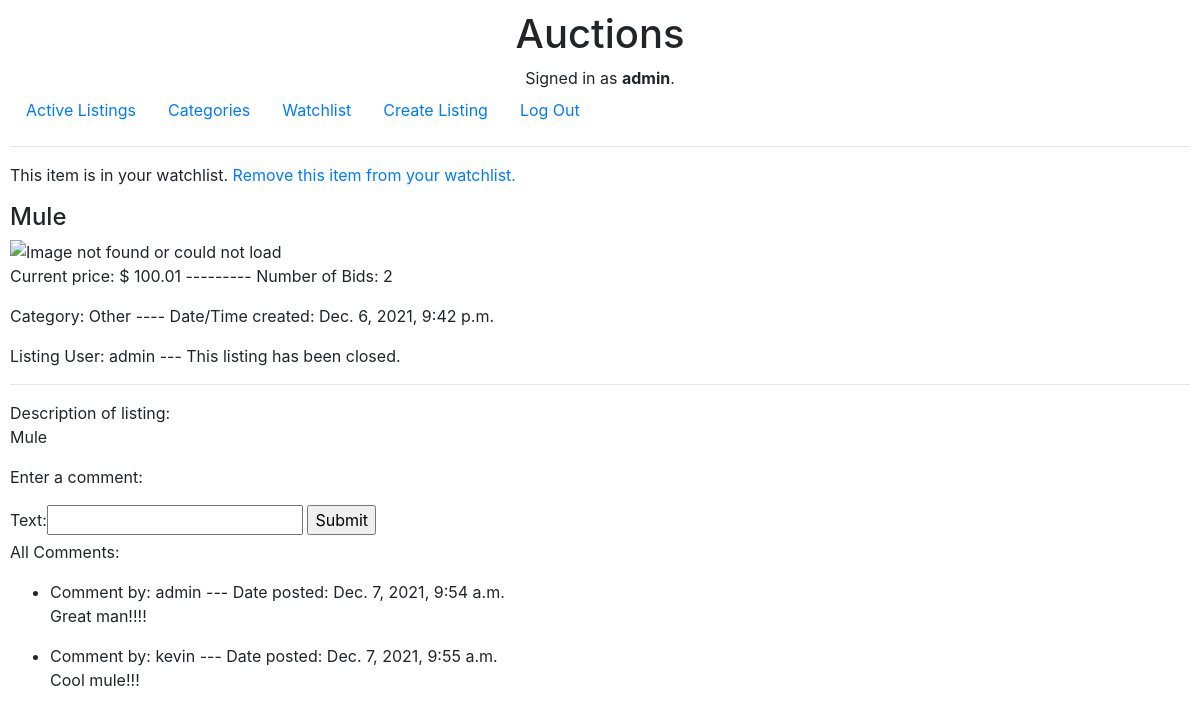
Page /listing/12 (signed in) on the committed database.
### auctions/models.py (models this page shows)
class User(AbstractUser):
    pass

class Listing(models.Model):
    title = models.CharField(max_length=MAX_LENGTH_CHAR_FIELD)
    description = models.TextField()
    image_url = models.TextField(blank = True)
    starting_price = models.DecimalField(decimal_places=2, max_digits = 25)
    created_datetime = models.DateTimeField( auto_now_add = True )
    closed_datetime = models.DateTimeField( null = True, blank = True )
    number_bids = models.PositiveIntegerField(default = 0 )
    CATEGORIES = {'fashion': 'Fashion'  ,
        'electronics': 'Electronics',
        'art': 'Art and Collectibles',
        'home': 'Home and Garden',
        'toys': 'Toys',
        'other':'Other' }
    CATEGORY_CHOICES = [
        ('fashion', 'Fashion'   ),
        ('electronics', 'Electronics'),
        ('art', 'Art and Collectibles'),
        ('home', 'Home and Garden'),
        ('toys','Toys'),
        ('other', 'Other'),
    ]
    category = models.CharField(max_length = 15, choices = CATEGORY_CHOICES, default = 'other')
    active = models.BooleanField(default = True)
    listing_user = models.ForeignKey(User, on_delete = models.CASCADE, related_name = 'listings')
    watching = models.ManyToManyField(User, blank = True, related_name = "watchlist")

class Bid(models.Model):
    amount = models.DecimalField(decimal_places=2, max_digits = 25)
    listing = models.ForeignKey(Listing, on_delete=models.CASCADE, related_name = "bids")
    created_datetime = models.DateTimeField( auto_now_add = True )
    user = models.ForeignKey(User, on_delete= models.CASCADE, related_name = "bids")
    highest_bid_for_listing = models.OneToOneField(Listing, null = True, blank = True, \
        related_name = 'highest_bid', on_delete = models.CASCADE)

class Comment(models.Model):
    text = models.CharField(max_length=MAX_LENGTH_CHAR_FIELD)
    listing = models.ForeignKey(Listing, on_delete=models.CASCADE, related_name = 'comments')
    created_datetime = models.DateTimeField( auto_now_add = True )
    user = models.ForeignKey(User, on_delete= models.CASCADE, related_name = 'comments')

### auctions/views.py (the view, shortened to what this page needs)
# urls.py: path('listing/<int:listing_id>', views.listing, name = 'listing'),
def listing (request, listing_id):
    errorMessage = None
    listing = None
    category = None
    in_watchlist = False
    close_listing_form = None
    comments = None
    try:
        listing = Listing.objects.get(id = listing_id)
        category = Listing.CATEGORIES[listing.category]
        in_watchlist = listing.watching.filter(username = request.user.username ).exists()
        if listing.active and listing.listing_user == request.user:
            close_listing_form = CloseListingForm()
    except Listing.DoesNotExist:
        pass
    if not listing:
        errorMessage = "Invalid Listing"
    bid_form = NewBidForm()
    bid_message = None
    comment_form = NewCommentForm()
    if listing:
        comments_query = listing.comments.all()
        comments = []
        for comment in comments_query:
            comments.append(comment)
    return render(request, "auctions/listing.html", {
        'listing': listing,
        'message' : errorMessage,
        'category': category,
        'in_watchlist' : in_watchlist,
        "new_bid_form" : bid_form,
        'bid_message': bid_message,
        'close_listing_form': close_listing_form,
        'comments':comments,
        'comment_form': comment_form
    })

### auctions/forms.py
class NewBidForm(forms.Form):
    amount = forms.DecimalField(decimal_places=2, max_digits = 25, label = "New Bid Amount ($)")

class NewCommentForm(ModelForm):
    class Meta:
        model = Comment
        fields = ['text']

### auctions/templates/auctions/listing.html (shortened to what this page needs)
{% extends "auctions/layout.html" %}
{% block body %}
    {% if message %}
        <p> {{ message }}</p>
    {% else  %}
        <p>
            {% if user.is_authenticated %}
                {% if in_watchlist %}
                This item is in your watchlist.
                <a href = "{% url 'watchlist_remove' listing.id %}"> Remove this item from your watchlist. </a>
                {% else %}
                This item is not in your watchlist.
                <a href = "{% url 'watchlist_add' listing.id %}"> Add this item to your watchlist. </a>
                {% endif %}
            {% else %}
                Register or sign in to add this item to your watchlist.
            {% endif  %}
        </p>
        <h4>  {{listing.title}}</h4>
        <img class = "listing-image" src = "{{listing.image_url}}"  alt = "Image not found or could not load" >
        <p>   {% include 'auctions/listing_price.html' %}
            --------- Number of Bids: {{listing.number_bids}}  </p>
        <p> Category: {{category}} ---- Date/Time created: {{listing.created_datetime}} </p>
        <p> Listing User: {{listing.listing_user.username}} ---
        {% if listing.active %}
            This is an active listing.
            {% else %}
            This listing has been closed.
        {% endif %}
        </p>
        <hr>
        <p>
            Description of listing:
            <br> {{listing.description}}
        </p>
        {% if user.is_authenticated %}
            <p>
                Enter a comment:
            </p>
            <form action = "{% url 'listing' listing.id %}" method = "post">
                {{ comment_form }}
                <input type = "submit">
            </form>
        {% endif %}
        <p>
            All Comments:
        </p>
        <ul>
            {% for comment in comments %}
            <li> Comment by: {{comment.user.username}} --- Date posted: {{comment.created_datetime}}
                <p>
                {{comment.text}}
                </p> </li>
            {% endfor %}
        </ul>
    {% endif  %}
{% endblock %}

### auctions/templates/auctions/layout.html (shortened to what this page needs)
{% load static %}
<!DOCTYPE html>
<html lang="en">
    <head>
        <link rel="stylesheet" href="https://stackpath.bootstrapcdn.com/bootstrap/4.4.1/css/bootstrap.min.css">
        <link href="{% static 'auctions/styles.css' %}" rel="stylesheet">
    </head>
    <body>
        <h1 style = "text-align: center;  ">Auctions</h1>
        <div style = "text-align:center;">
            {% if user.is_authenticated %}
                Signed in as <strong>{{ user.username }}</strong>.
            {% else %}
                Not signed in.
            {% endif %}
        </div>
        <ul class="nav">
            <li class="nav-item">
                <a class="nav-link" href="{% url 'index' %}">Active Listings</a>
            </li>
            <li class = "nav-item">
                <a class = "nav-link" href = "{% url 'categories'  %}"> Categories </a>
            </li>
            {% if user.is_authenticated %}
                <li class = "nav-item">
                    <a class = "nav-link" href = "{% url 'watchlist' %}"> Watchlist </a>
                </li>
                <li class = "nav-item">
                    <a class = "nav-link" href = "{% url 'create_listing' %}"> Create Listing  </a>
                </li>
                <li class="nav-item">
                    <a class="nav-link" href="{% url 'logout' %}">Log Out</a>
                </li>
            {% endif %}
        </ul>
        <hr>
        {% block body %}
        {% endblock %}
    </body>
</html>

### auctions/templates/auctions/listing_price.html
Current price: $
                {% if listing.highest_bid %}
                    {{listing.highest_bid.amount}}
                {% else %}
                    {{listing.starting_price}}
                {% endif  %}

### auctions/static/auctions/styles.css (style rules this page uses)
body { padding: 10px; }
.listing-image { width : 50%; display : block; height: auto; max-height: 500px; }
.listing-image , .listing-image> img { max-height: 300px; width: auto; height:auto; }

### rows in the picture
User: username "admin"
Listing: title "Mule", highest_bid.amount "100.01", number_bids "2", category "Other", created_datetime "Dec. 6, 2021, 9:42 p.m.", listing_user.username "admin", description "Mule"
Comment: user.username "admin", created_datetime "Dec. 7, 2021, 9:54 a.m.", text "Great man!!!!"
Comment: user.username "kevin", created_datetime "Dec. 7, 2021, 9:55 a.m.", text "Cool mule!!!"
